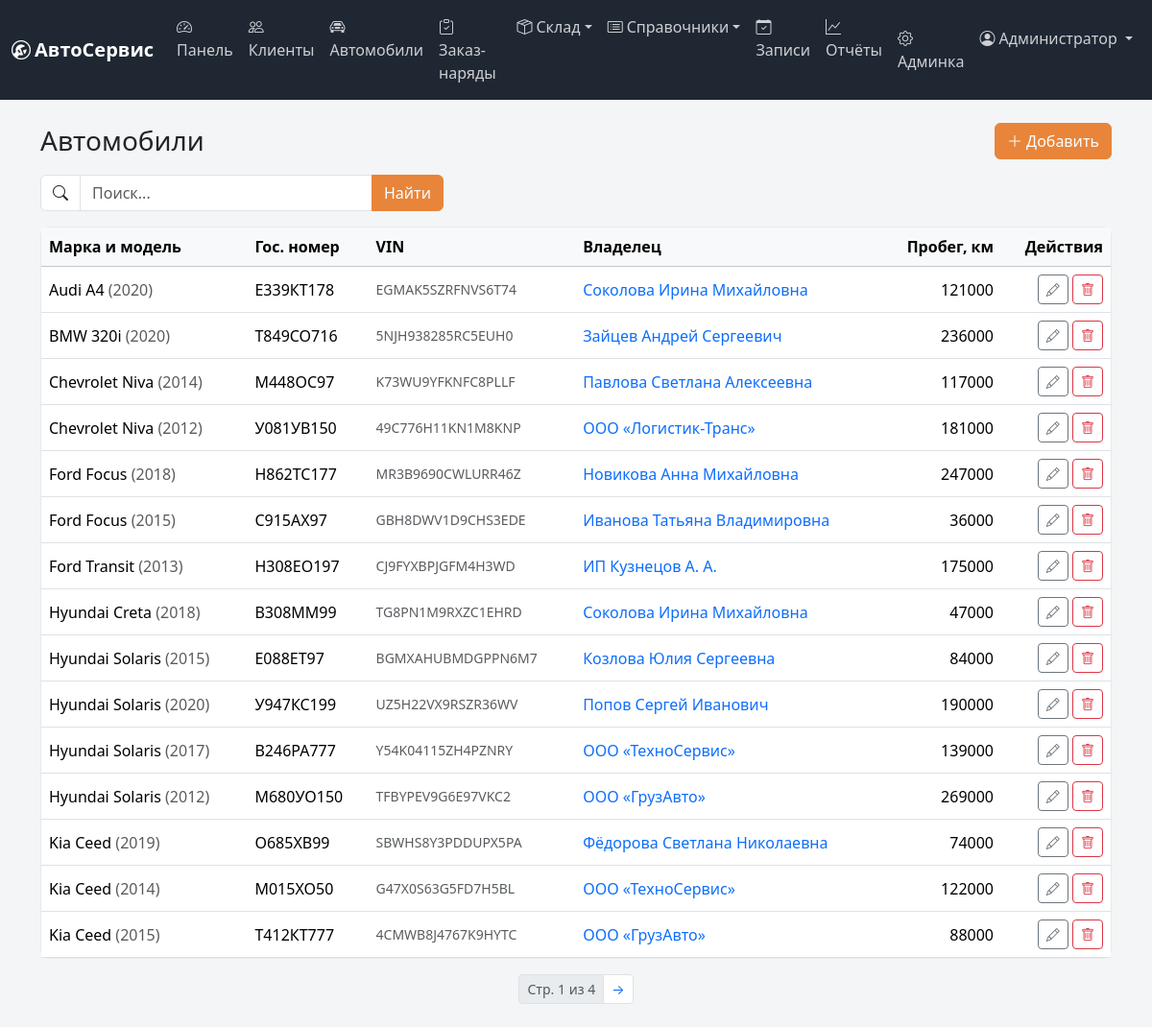
Screenshot of /vehicles/ (signed in) with the database file from the repository.
### users/models.py (models this page shows, shortened)
class User(AbstractUser):
    class Role(models.TextChoices):
        ADMIN = "admin", "Администратор"
        RECEIVER = "receiver", "Мастер-приёмщик"
        MECHANIC = "mechanic", "Механик"
    middle_name = models.CharField("Отчество", max_length=150, blank=True)
    phone = models.CharField("Телефон", max_length=20, blank=True)
    role = models.CharField(
        "Роль", max_length=20, choices=Role.choices, default=Role.RECEIVER
    )
    class Meta:
        verbose_name = "Сотрудник"
        verbose_name_plural = "Сотрудники"
    @property
    def full_name(self):
        parts = [self.last_name, self.first_name, self.middle_name]
        return " ".join(p for p in parts if p) or self.username
    @property
    def is_admin(self):
        return self.is_superuser or self.role == self.Role.ADMIN
    @property
    def is_mechanic(self):
        return self.role == self.Role.MECHANIC

### workshop/models.py (models this page shows, shortened)
class Vehicle(models.Model):
    client = models.ForeignKey(
        Client, on_delete=models.CASCADE, related_name="vehicles",
        verbose_name="Клиент",
    )
    brand = models.CharField("Марка", max_length=100)
    model = models.CharField("Модель", max_length=100)
    plate = models.CharField("Гос. номер", max_length=20)
    vin = models.CharField("VIN", max_length=17, blank=True)
    year = models.PositiveIntegerField("Год выпуска", null=True, blank=True)
    mileage = models.PositiveIntegerField("Пробег, км", null=True, blank=True)
    class Meta:
        verbose_name = "Автомобиль"
        verbose_name_plural = "Автомобили"
        ordering = ["brand", "model"]

class Client(models.Model):
    class Type(models.TextChoices):
        INDIVIDUAL = "individual", "Физическое лицо"
        COMPANY = "company", "Юридическое лицо"
    full_name = models.CharField("ФИО / Название", max_length=255)
    phone = models.CharField("Телефон", max_length=20)
    email = models.EmailField("Email", blank=True)
    type = models.CharField(
        "Тип", max_length=20, choices=Type.choices, default=Type.INDIVIDUAL
    )
    created_at = models.DateTimeField("Дата регистрации", auto_now_add=True)
    class Meta:
        verbose_name = "Клиент"
        verbose_name_plural = "Клиенты"
        ordering = ["full_name"]

### workshop/views.py (the view)
# urls.py: path("vehicles/", views.VehicleListView.as_view(), name="vehicle_list"),
class VehicleListView(SearchableListView):
    model = Vehicle
    template_name = "vehicles/vehicle_list.html"
    search_fields = ("brand", "model", "plate", "vin")
    def get_queryset(self):
        return super().get_queryset().select_related("client")

### users/access.py (called while the page is built)
    def dispatch(self, request, *args, **kwargs):
        if not request.user.is_authenticated:
            return self.handle_no_permission()
        if request.user.is_superuser or request.user.role in self.allowed_roles:
            return super().dispatch(request, *args, **kwargs)
        raise PermissionDenied

### workshop/context_processors.py (called while the page is built)
def workshop_info(request):
    return {"workshop": getattr(settings, "WORKSHOP_INFO", {})}

### workshop/views.py (called while the page is built)
    def get_queryset(self):
        qs = super().get_queryset()
        query = self.request.GET.get("q", "").strip()
        if query and self.search_fields:
            condition = Q()
            for field in self.search_fields:
                condition |= Q(**{f"{field}__icontains": query})
            qs = qs.filter(condition)
        return qs

    def get_context_data(self, **kwargs):
        ctx = super().get_context_data(**kwargs)
        ctx["q"] = self.request.GET.get("q", "")
        return ctx

### templates/vehicles/vehicle_list.html (shortened to what this page needs)
{% extends "crud/list_base.html" %}
{% block list_title %}Автомобили{% endblock %}
{% block list_actions %}
  <a href="{% url 'vehicle_create' %}" class="btn btn-primary"><i class="bi bi-plus-lg me-1"></i>Добавить</a>
{% endblock %}
{% block thead %}
  <th>Марка и модель</th><th>Гос. номер</th><th>VIN</th><th>Владелец</th>
  <th class="text-end">Пробег, км</th><th class="text-end">Действия</th>
{% endblock %}
{% block tbody %}
{% for v in object_list %}
<tr>
  <td class="fw-medium">{{ v.brand }} {{ v.model }}{% if v.year %} <span class="text-muted">({{ v.year }})</span>{% endif %}</td>
  <td>{{ v.plate }}</td>
  <td class="small text-muted">{{ v.vin|default:"—" }}</td>
  <td><a href="{% url 'client_detail' v.client.pk %}" class="text-decoration-none">{{ v.client.full_name }}</a></td>
  <td class="text-end">{{ v.mileage|default:"—" }}</td>
  <td class="text-end text-nowrap">
    {% include "crud/_row_actions.html" with pk=v.pk edit="vehicle_update" delete="vehicle_delete" %}
  </td>
</tr>
{% empty %}
<tr><td colspan="6" class="text-center text-muted py-4">Автомобили не найдены</td></tr>
{% endfor %}
{% endblock %}

### templates/base.html (shortened to what this page needs)
{% load static %}
<!doctype html>
<html lang="ru">
<head>
  <link href="https://cdn.jsdelivr.net/npm/bootstrap@5.3.3/dist/css/bootstrap.min.css" rel="stylesheet">
  <link href="https://cdn.jsdelivr.net/npm/bootstrap-icons@1.11.3/font/bootstrap-icons.min.css" rel="stylesheet">
  <link href="{% static 'css/app.css' %}" rel="stylesheet">
</head>
<body>
  <nav class="navbar navbar-expand-lg navbar-dark app-navbar">
    <div class="container-fluid">
      <a class="navbar-brand fw-semibold" href="{% url 'dashboard' %}">
        <i class="bi bi-wrench-adjustable-circle me-1"></i>АвтоСервис
      </a>
      {% if user.is_authenticated %}
      <div class="collapse navbar-collapse" id="mainNav">
        <ul class="navbar-nav me-auto mb-2 mb-lg-0">
          <li class="nav-item"><a class="nav-link" href="{% url 'dashboard' %}"><i class="bi bi-speedometer2 me-1"></i>Панель</a></li>
          {% if not user.is_mechanic %}
          <li class="nav-item"><a class="nav-link" href="{% url 'client_list' %}"><i class="bi bi-people me-1"></i>Клиенты</a></li>
          <li class="nav-item"><a class="nav-link" href="{% url 'vehicle_list' %}"><i class="bi bi-car-front me-1"></i>Автомобили</a></li>
          {% endif %}
          <li class="nav-item"><a class="nav-link" href="{% url 'order_list' %}"><i class="bi bi-clipboard-check me-1"></i>Заказ-наряды</a></li>
          {% if not user.is_mechanic %}
          <li class="nav-item dropdown">
            <a class="nav-link dropdown-toggle" href="#" role="button" data-bs-toggle="dropdown"><i class="bi bi-box-seam me-1"></i>Склад</a>
          </li>
          <li class="nav-item dropdown">
            <a class="nav-link dropdown-toggle" href="#" role="button" data-bs-toggle="dropdown"><i class="bi bi-card-list me-1"></i>Справочники</a>
          </li>
          <li class="nav-item"><a class="nav-link" href="{% url 'appointment_list' %}"><i class="bi bi-calendar-check me-1"></i>Записи</a></li>
          {% endif %}
          {% if user.is_admin %}
          <li class="nav-item"><a class="nav-link" href="{% url 'reports' %}"><i class="bi bi-graph-up me-1"></i>Отчёты</a></li>
          {% endif %}
        </ul>
        <ul class="navbar-nav">
          {% if user.is_staff %}
          <li class="nav-item"><a class="nav-link" href="{% url 'admin:index' %}"><i class="bi bi-gear me-1"></i>Админка</a></li>
          {% endif %}
          <li class="nav-item dropdown">
            <a class="nav-link dropdown-toggle" href="#" role="button" data-bs-toggle="dropdown">
              <i class="bi bi-person-circle me-1"></i>{{ user.full_name }}
            </a>
          </li>
        </ul>
      </div>
      {% endif %}
    </div>
  </nav>
  <main class="container py-4">
    {% block content %}{% endblock %}
  </main>
</body>
</html>

### templates/crud/_row_actions.html
<a href="{% url edit pk %}" class="btn btn-sm btn-outline-secondary" title="Редактировать"><i class="bi bi-pencil"></i></a>
<a href="{% url delete pk %}" class="btn btn-sm btn-outline-danger" title="Удалить"><i class="bi bi-trash"></i></a>

### static/css/app.css (style rules this page uses)
:root { --app-dark: #1f2733; --app-accent: #e8853a; --app-accent-dark: #c46a28; }
body { background-color: #f4f5f7; }
.app-navbar { background-color: var(--app-dark); }
.app-navbar .navbar-brand, .app-navbar .nav-link:hover { color: #fff; }
.app-navbar .nav-link { color: rgba(255, 255, 255, .78); }
.btn-primary { --bs-btn-bg: var(--app-accent); --bs-btn-border-color: var(--app-accent); --bs-btn-hover-bg: var(--app-accent-dark); --bs-btn-hover-border-color: var(--app-accent-dark); --bs-btn-active-bg: var(--app-accent-dark); --bs-btn-active-border-color: var(--app-accent-dark); }

### rows the page displays
User: full_name "Администратор"
Vehicle: brand "Audi", model "A4", year "2020", plate "Е339КТ178", vin "EGMAK5SZRFNVS6T74", client.full_name "Соколова Ирина Михайловна", mileage "121000"
Vehicle: brand "BMW", model "320i", year "2020", plate "Т849СО716", vin "5NJH938285RC5EUH0", client.full_name "Зайцев Андрей Сергеевич", mileage "236000"
Vehicle: brand "Chevrolet", model "Niva", year "2014", plate "М448ОС97", vin "K73WU9YFKNFC8PLLF", client.full_name "Павлова Светлана Алексеевна", mileage "117000"
Vehicle: brand "Chevrolet", model "Niva", year "2012", plate "У081УВ150", vin "49C776H11KN1M8KNP", client.full_name "ООО «Логистик-Транс»", mileage "181000"
Vehicle: brand "Ford", model "Focus", year "2018", plate "Н862ТС177", vin "MR3B9690CWLURR46Z", client.full_name "Новикова Анна Михайловна", mileage "247000"
Vehicle: brand "Ford", model "Focus", year "2015", plate "С915АХ97", vin "GBH8DWV1D9CHS3EDE", client.full_name "Иванова Татьяна Владимировна", mileage "36000"
Vehicle: brand "Ford", model "Transit", year "2013", plate "Н308ЕО197", vin "CJ9FYXBPJGFM4H3WD", client.full_name "ИП Кузнецов А. А.", mileage "175000"
Vehicle: brand "Hyundai", model "Creta", year "2018", plate "В308ММ99", vin "TG8PN1M9RXZC1EHRD", client.full_name "Соколова Ирина Михайловна", mileage "47000"
Vehicle: brand "Hyundai", model "Solaris", year "2015", plate "Е088ЕТ97", vin "BGMXAHUBMDGPPN6M7", client.full_name "Козлова Юлия Сергеевна", mileage "84000"
Vehicle: brand "Hyundai", model "Solaris", year "2020", plate "У947КС199", vin "UZ5H22VX9RSZR36WV", client.full_name "Попов Сергей Иванович", mileage "190000"
Vehicle: brand "Hyundai", model "Solaris", year "2017", plate "В246РА777", vin "Y54K04115ZH4PZNRY", client.full_name "ООО «ТехноСервис»", mileage "139000"
Vehicle: brand "Hyundai", model "Solaris", year "2012", plate "М680УО150", vin "TFBYPEV9G6E97VKC2", client.full_name "ООО «ГрузАвто»", mileage "269000"
Vehicle: brand "Kia", model "Ceed", year "2019", plate "О685ХВ99", vin "SBWHS8Y3PDDUPX5PA", client.full_name "Фёдорова Светлана Николаевна", mileage "74000"
Vehicle: brand "Kia", model "Ceed", year "2014", plate "М015ХО50", vin "G47X0S63G5FD7H5BL", client.full_name "ООО «ТехноСервис»", mileage "122000"
Vehicle: brand "Kia", model "Ceed", year "2015", plate "Т412КТ777", vin "4CMWB8J4767K9HYTC", client.full_name "ООО «ГрузАвто»", mileage "88000"

### other values shown
{{ page_obj.number }} "1"
{{ page_obj.paginator.num_pages }} "4"
